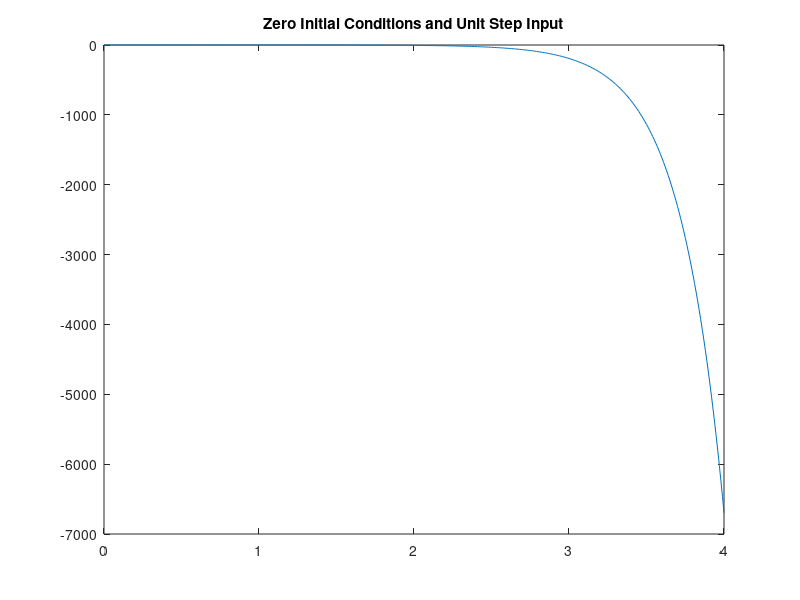
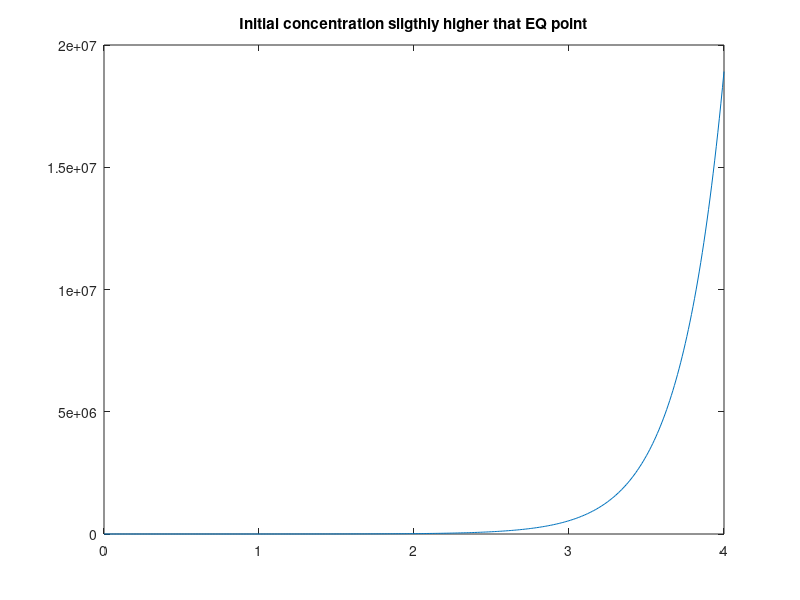

The MATLAB source for these figures, in order:
clear all; clc;
%creating matrices A,B,C,D
A = [-1.7 (-2.13)*10^(-4) 0; 696 2.9 2.4; 0 6.5 -19.5];
B = [0; 0; -0.16];
C = [0 1 0];
D = 0;

%%%%%%%
%%%A%%%
%%%%%%%

%printing eigenvalues with eig()
eigenvalues = eig(A)

%creating the eigenvectors
[V, D] = eig(A);

%each collumn of matrix V is an eigenvector 4
eigenvector1=V(:,1)
eigenvector2=V(:,2)
eigenvector3=V(:,3)

%%%%%%%
%%%B%%%
%%%%%%%

T = 0:0.01:4;           %time space
U = ones(size(T));      %unit step input (since time is  positive it works like a unit step)
sys = ss(A,B,C,0);      %state-space model
[y,T] = lsim(sys,U,T);  %signal creation without x0 since we have no initial conditions
figure(1)
plot(T,y) 
title('Zero Initial Conditions and Unit Step Input')

%%%%%%%
%%%C%%%
%%%%%%%

t = 0:0.01:4;           %time space
u = zeros(size(t));     %zero input
x0 = [0.1 0 0];         %initial conditions
sys = ss(A,B,C,0);      %state space model
[y,t,x] = lsim(sys,u,t,x0); %signal creation
figure(2)
plot(t,y) 
title('Initial concentration sligthly higher that EQ point')



